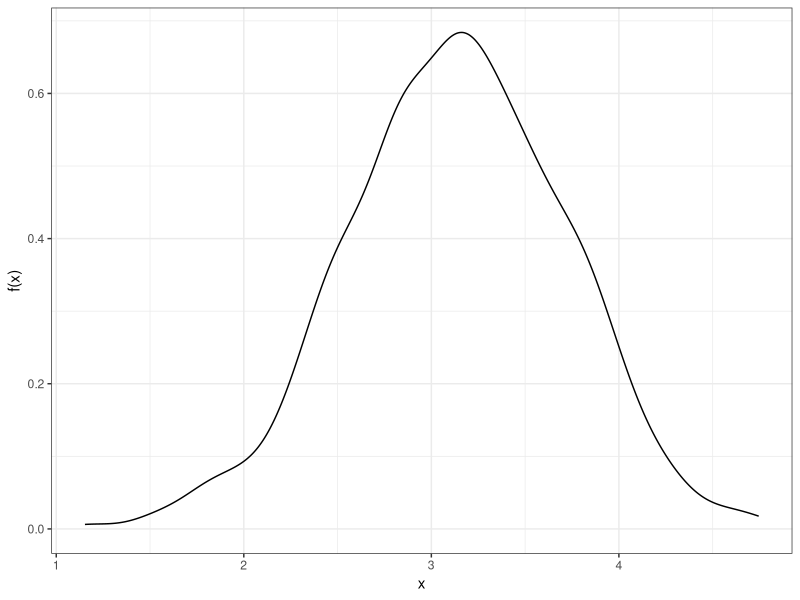
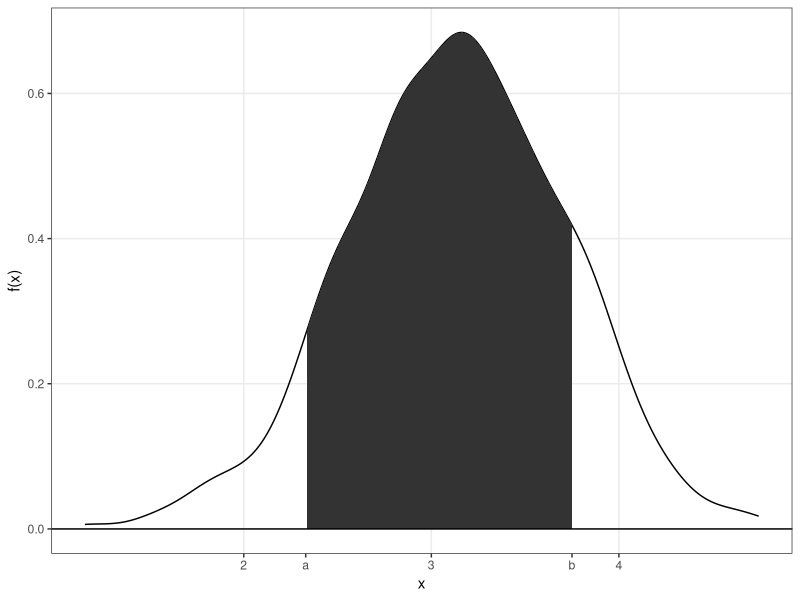
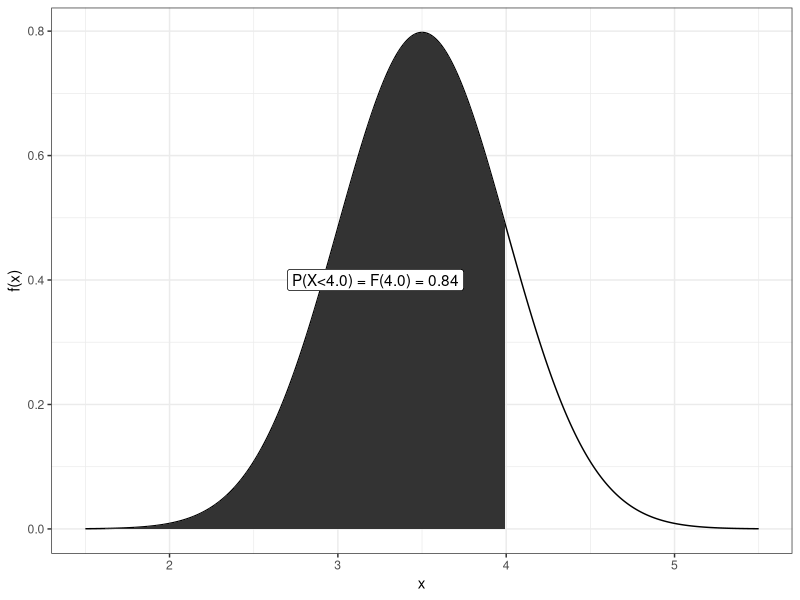
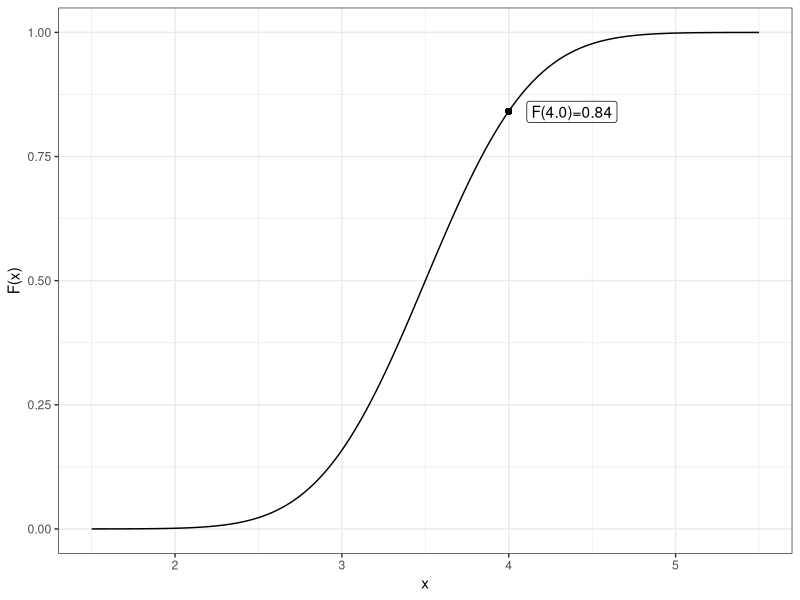
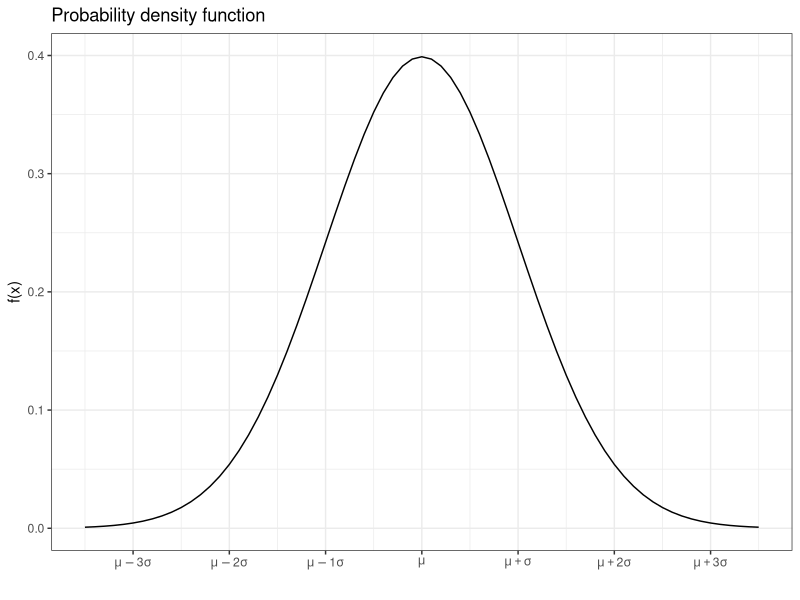
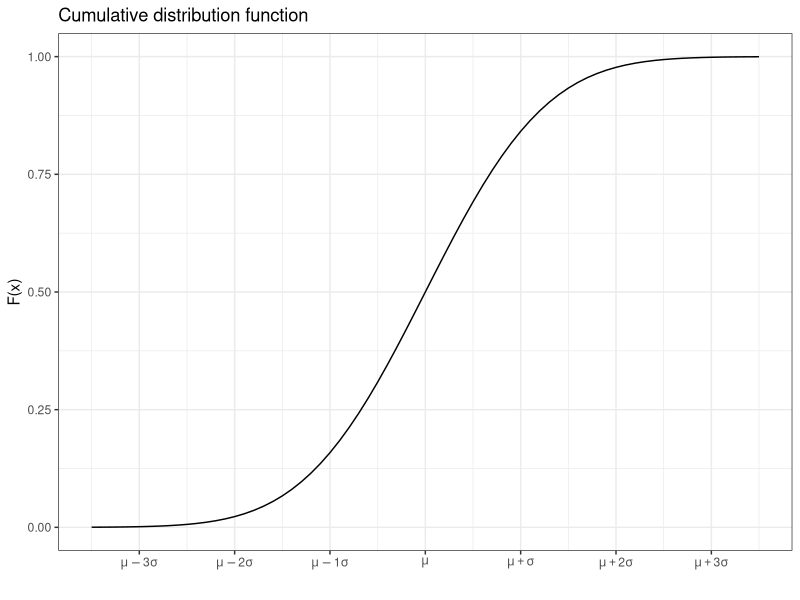
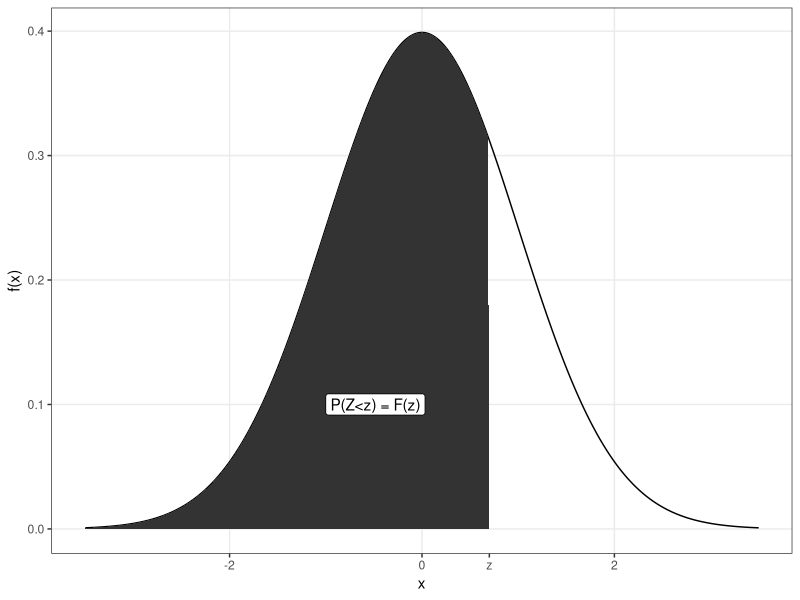
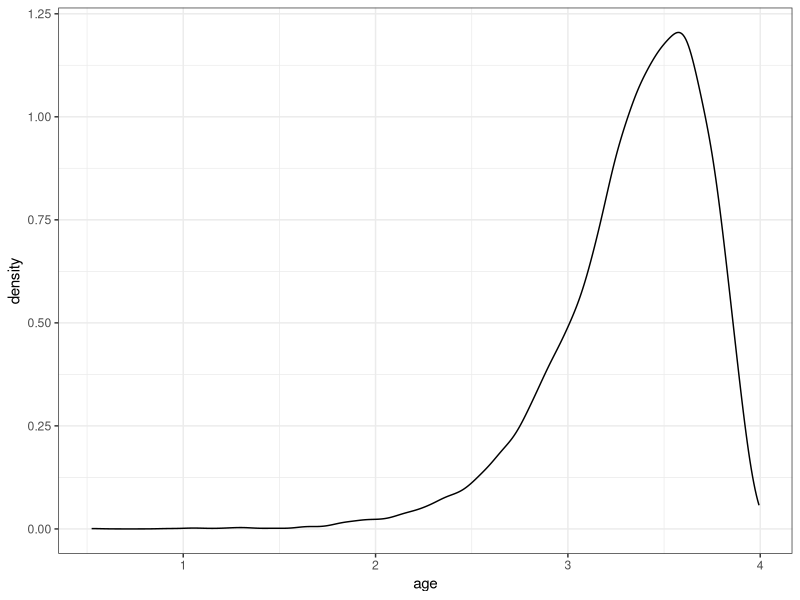

These charts were generated, in order, by the following R code:
## ---- chunk 1
#| label: setup
#| include: FALSE
library(ggplot2)
library(reshape2)
library(knitr)
library(kableExtra)
library(tidyverse)

options(digits=2)
## ---- chunk 2
## ounce <- 0.0283495231
## pound <- 0.45359237
## ggplot(babies, aes(x=wt*ounce)) + theme_bw() + xlab("x") + ylab("f(x)") + geom_density() #+ ggtitle("Weight (kg) of a newborn baby"))
##plot(ggplot(fat, aes(x=weight*pound)) + theme_bw() + xlab("x") + ylab("f(x)") + geom_density() + ggtitle("Weight (kg) of a man"))
##Simulate weights
baby <- data.frame(smoke=sample(1000, x=0:2, prob=c(0.45,0.45,0.1), replace=TRUE)) %>% mutate(m=c(3.4, 3.0, 2.5)[smoke+1], wt=rnorm(n(), mean=m, sd=0.5))
ggplot(baby, aes(x=wt)) + theme_bw() + xlab("x") + ylab("f(x)") + geom_density() 
## ---- chunk 3
#ggplot(baby, aes(x=wt)) + theme_bw() + xlab("x") + ylab("f(x)") + geom_density() 
#plot(ggplot(data.frame(w=wt), aes(x=w)) + theme_bw() + xlab("x") + ylab("f(x)") + geom_density())

df.wt <- density(baby$wt)
df.wt <- data.frame(x=df.wt$x, y=df.wt$y)
plot(ggplot(baby, aes(x=wt)) + theme_bw() + xlab("x") + ylab("f(x)") + geom_density() + geom_area(data=df.wt %>% filter(x<3.75, x>2.33), aes(x=x, y=y)) + scale_x_continuous(breaks=c(2,2.33,3,3.75,4,5), labels=c('2','a','3','b','4','5')) + geom_hline(yintercept=0) + theme(panel.grid.minor = element_blank(), panel.grid.major.x = element_line(color = c("grey92", NA, "grey92", NA, "grey92", "grey92"))))
#plot(ggplot(data.frame(w=wt), aes(x=w)) + theme_bw() + xlab("x") + ylab("f(x)") + geom_density() + geom_area(data=df.wt %>% filter(x<3.75, x>2.33), aes(x=x, y=y)) + scale_x_continuous(breaks=c(2,2.33,3,3.75,4,5), labels=c('2','a','3','b','4','5')) + geom_hline(yintercept=0) + theme(panel.grid=element_blank()))
## ---- chunk 4
w<-seq(1.5,5.5,.01)
df.nwt <- data.frame(w=w, f=dnorm(w, 3.5, 0.5))
#ggplot(df.nwt, aes(x=w, y=f)) + geom_line() + theme_bw() + xlab("Weight (kg)") + ylab("f(x)")
## ---- chunk 5
#| label: fig-wtpdfcdf
#| fig-cap: "Probability density function (pdf) and cumulative distribution function (cdf)."
#| fig-subcap: 
#|   - "PDF"
#|   - "CDF"
#| layout-ncol: 2
plot(ggplot(df.nwt, aes(x=w, y=f)) + geom_line() + theme_bw() + xlab("x") + ylab("f(x)") + geom_area(data=df.nwt %>% filter(w<4.0)) + annotate("label",label=sprintf("P(X<4.0) = F(4.0) = %.2f", pnorm(4,3.5,0.5)), x=2.7, y=0.4, hjust=0))
df.nwt$F <- pnorm(df.nwt$w, 3.5, 0.5)
plot(ggplot(df.nwt, aes(x=w, y=F)) + geom_line() + xlab("x") + ylab("F(x)") + theme_bw() + geom_point(aes(x=4, y=pnorm(4,3.5,.5))) + annotate("label",label=sprintf("F(4.0)=%.2f", pnorm(4,3.5,.5)), x=4, y=.84, hjust=-0.2))##+ ggtitle("Cumulative distribution function") 
## ---- chunk 6
#| fig-cap: "Normal probability density function and cumulative distribution functions."
#| layout-ncol: 2
x <- seq(-3.5, 3.5, .1)
dN <- data.frame(x=x, fx=dnorm(x))
dN <- dN |> mutate(Fx = pnorm(x))
ggplot(dN, aes(x=x, y=fx)) + geom_line() + scale_x_continuous(breaks=-3:3, labels=c(expression(mu-3*sigma),expression(mu-2*sigma), expression(mu-1*sigma), expression(mu), expression(mu+sigma), expression(mu + 2*sigma),  expression(mu + 3*sigma))) + xlab("") + ylab("f(x)") + theme_bw() + ggtitle("Probability density function")
ggplot(dN, aes(x=x, y=Fx)) + geom_line() + scale_x_continuous(breaks=-3:3, labels=c(expression(mu-3*sigma),expression(mu-2*sigma), expression(mu-1*sigma), expression(mu), expression(mu+sigma), expression(mu + 2*sigma),  expression(mu + 3*sigma))) + xlab("") + ylab("F(x)") + theme_bw() + ggtitle("Cumulative distribution function")
## ---- chunk 7
w<-seq(-3.5,3.5,.01)
df.nwt <- data.frame(w=w, f=dnorm(w))
plot(ggplot(df.nwt, aes(x=w, y=f)) + geom_line() + theme_bw() + xlab("x") + ylab("f(x)") + geom_area(data=df.nwt %>% filter(w<0.7)) + annotate("label",label=sprintf("P(Z<z) = F(z)"), x=-1.0, y=0.1, hjust=0) + scale_x_continuous(breaks=c(-2,0,+.7,2), labels=c("-2","0","z","2")) + theme(panel.grid.minor = element_blank(), panel.grid.major.x = element_line(color = c("grey92", "grey92", NA, "grey92"))))
## ---- chunk 8
#| label: tbl-FZtab
#| tbl-cap: "Cumulative distribution function for the standard normal distribution. The table gives F(z) = P(Z < z) for standard normal Z."
z <- sapply(seq(-3.4, -3.49, -0.01), function(x) seq(x,0,0.1))
z <- -z[nrow(z):1,]
z <- sapply(seq(0, 0.09, 0.01), function(x) seq(x,3.49,0.1))
zscore.df <- apply(pnorm(z), 2, function(x) sprintf("%.4f",x))
row.names(zscore.df) <- sprintf("%.1f", z[,1])
colnames(zscore.df) <- seq(0,0.09,0.01)
kable(zscore.df) %>% column_spec(1, bold=TRUE) |> kable_styling()
## ---- chunk 9
#| label: fig-leftskewed
#| fig-cap: "A left skewed distribution. Can for example show the distribution of age of a mouse who died of natural causes."
#| fig.width: 5
miceage <- 2*(2-rgamma(10000, 3, 9))
data.frame(age=miceage) |> ggplot(aes(x=age)) + geom_density() + theme_bw()
## ---- chunk 10
#| label: fig-meanskew
#| fig-cap: "Distribution of sample means, where the means are computed based on random samples of sizes 3, 5, 10, 15, 20 and 30, respectively."
#| fig.width: 5
#| fig.height: 5
rs <- data.frame(n = c(3,5,10,15,20,30)) |> group_by(n) |> summarize(m=replicate(10000, mean(sample(miceage, n))), .groups="drop")
rs |> ggplot(aes(x=m, fill=factor(n))) + geom_histogram(bins=50) + theme_bw() + facet_wrap(~factor(n))+ theme(legend.position="none")
## ---- chunk 11
x <- seq(-0,5, .01)
dX <- data.frame(x=x, n=rep(c(2, 3,4,5,7, 10), each=length(x))) %>%
  mutate(fx=dchisq(x, df=n-1))
#dT <- data.frame(x=x, fx=dt(x, df=n-1))
ggplot(dX, aes(x=x, y=fx, color=factor(paste0("n=",n), levels=paste0("n=",sort(unique(n)))))) + geom_line() + theme_bw() + scale_color_discrete("") + ylim(c(0,0.5))
## ---- chunk 12
x <- seq(-0,5, .01)
dX <- data.frame(x=x, n1=rep(c(2,4,10), each=length(x)), n2=rep(c(2,4,10), each=length(x)*3)) %>%
  mutate(fx=df(x, df1=n1-1, df2=n2-1))
#dT <- data.frame(x=x, fx=dt(x, df=n-1))
ggplot(dX, aes(x=x, y=fx, color=factor(sprintf("n1=%i, n2=%i",n1, n2), levels=sprintf("n1=%i, n2=%i",rep(sort(unique(n1)), each=3), sort(unique(n2)))))) + geom_line() + theme_bw() + scale_color_discrete("") + ylim(c(0,0.8))
## ---- chunk 13
x <- seq(-3.5,3.5, .01)
dT <- data.frame(x=x, n=rep(c(2, 3,5,7, 10, 15, 20, 30), each=length(x))) %>%
  mutate(fx=dt(x, df=n-1))
#dT <- data.frame(x=x, fx=dt(x, df=n-1))
ggplot(dT, aes(x=x, y=fx, color=factor(paste0("n=",n), levels=paste0("n=",sort(unique(n)))))) + geom_line() + theme_bw() + scale_color_discrete("")
